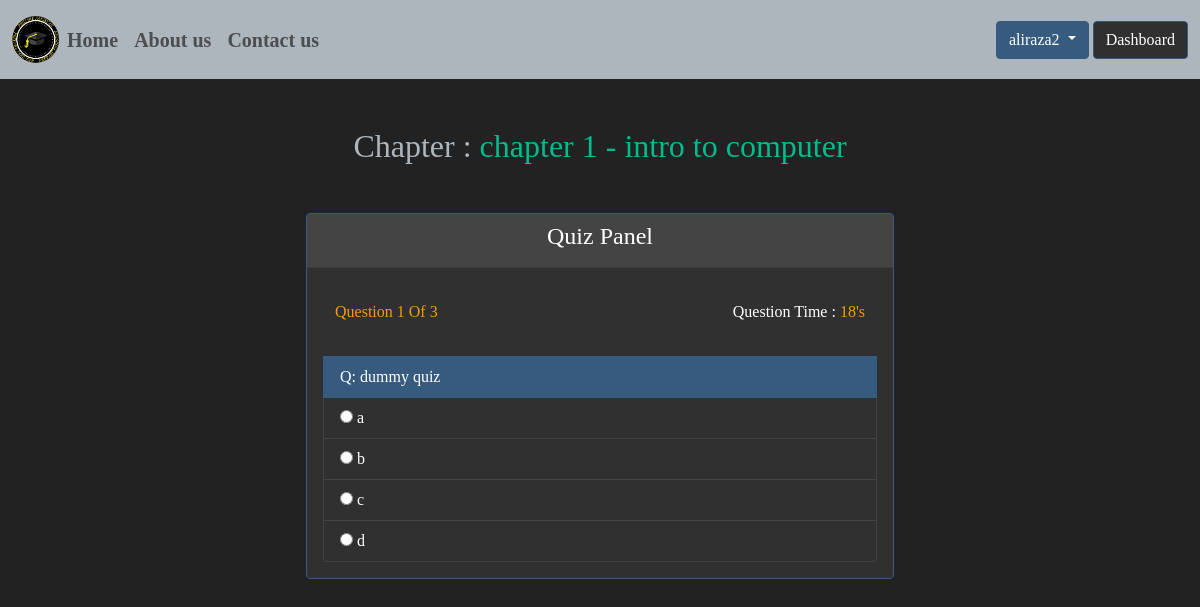
/quiz-panel.php?quiz_id=19&&question_no=1 (signed in), run on the app's committed database.
### tables this page shows
CREATE TABLE `users` (
  `id` int(5) NOT NULL,
  `username` varchar(50) NOT NULL,
  `fullname` varchar(255) NOT NULL,
  `email` varchar(200) NOT NULL,
  `password` varchar(64) NOT NULL,
  `type` int(2) NOT NULL,
  `phone` varchar(100) NOT NULL,
  `bio` varchar(500) NOT NULL,
  `street` varchar(500) NOT NULL,
  `city` varchar(100) NOT NULL,
  `state` varchar(20) NOT NULL,
  `zipcode` varchar(20) NOT NULL,
  `token` varchar(500) NOT NULL
);

CREATE TABLE `chapters` (
  `id` int(20) NOT NULL,
  `name` varchar(255) NOT NULL,
  `chapter_file` varchar(500) NOT NULL,
  `subject_id` int(20) NOT NULL,
  `user_id` int(20) NOT NULL
);

CREATE TABLE `questions` (
  `id` int(20) NOT NULL,
  `question` varchar(255) NOT NULL,
  `option1` varchar(50) NOT NULL,
  `option2` varchar(50) NOT NULL,
  `option3` varchar(50) NOT NULL,
  `option4` varchar(50) NOT NULL,
  `correct_answer` varchar(50) NOT NULL,
  `quiz_id` int(20) NOT NULL,
  `user_id` int(20) NOT NULL
);

### quiz-panel.php (the view, shortened to what this page needs)
<?php
include "database/connection.php";
if (isset($_SESSION['loggedIn'])) {
    $session_email = $_SESSION['loggedIn'];
    $user_query = "SELECT * FROM users WHERE email = '$session_email'";
    $user_result = mysqli_query($conn, $user_query);
    $user_data = mysqli_fetch_assoc($user_result);
    $db_type = $user_data['type'];
    if ($db_type == 1) {
?>
        <!DOCTYPE html>
        <html lang="en">
        <head>
            <link rel="stylesheet" href="css/bootstrap.min.css">
            <link rel="stylesheet" href="css/userDashboard.css">
            <link rel="stylesheet" href="https://cdn.jsdelivr.net/npm/bootstrap-icons@1.5.0/font/bootstrap-icons.css">
        </head>
        <body>
            <?php include "includes/header.php"; ?>
            <div class="container-fluid">
                <?php
                $question_count = $_REQUEST['question_no'];
                if (isset($_GET['quiz_id'])) {
                    $quiz_id = $_GET['quiz_id'];
                    $chapter_id = mysqli_query($conn, "SELECT * FROM quizes WHERE id = '$quiz_id'");
                    $fetch_chapter_id = mysqli_fetch_assoc($chapter_id)['chapter_id'];
                    $chapters = mysqli_query($conn, "SELECT * FROM chapters WHERE id = '$fetch_chapter_id'");
                    $chapter_data = mysqli_fetch_assoc($chapters);
                    $chapter_name = $chapter_data['name'];
                ?>
                    <h3 class="text-light text-center m-5">Chapter : <span class="text-success"><?php echo $chapter_name; ?></span></h3>
                    <div class="card border-primary m-auto" style="width:50%">
                        <div class="card-header text-center">
                            <h4>Quiz Panel</h4>
                        </div>
                        <div class="card-body">
                            <?php
                            $questions = mysqli_query($conn, "SELECT * FROM questions WHERE quiz_id = '$quiz_id' ORDER BY RAND() LIMIT 3");
                            $total_no_questions = mysqli_num_rows($questions);
                            $ques = [0];
                            while ($q = mysqli_fetch_assoc($questions)) {
                                $ques[] = $q;
                            }
                            ?>
                            <form action="" method="post">
                                <div class="list-group">
                                    <br>
                                    <div class="container d-flex justify-content-between">
                                        <div>
                                            <span class="text-warning" style="position: relative;top:-2rem;"><br>Question <?php echo $question_count . " Of " . $total_no_questions ?></span>
                                        </div>
                                        <div>
                                            <span style="position: relative;top:-0.5rem">
                                                Question Time : <span class="text-warning" id="question_timer"></span>
                                            </span>
                                        </div>
                                    </div>
                                    <span class="list-group-item list-group-item-action active">Q: <?php echo $ques[$question_count]['question'] ?></span>
                                    <span class="list-group-item list-group-item-action"><input type="radio" name="options" class="options" value="<?php echo $ques[$question_count]['option1'] ?>" /> <?php echo $ques[$question_count]['option1'] ?></span>
                                    <span class="list-group-item list-group-item-action"><input type="radio" name="options" class="options" value="<?php echo $ques[$question_count]['option2'] ?>" /> <?php echo $ques[$question_count]['option2'] ?></span>
                                    <span class="list-group-item list-group-item-action"><input type="radio" name="options" class="options" value="<?php echo $ques[$question_count]['option3'] ?>" /> <?php echo $ques[$question_count]['option3'] ?></span>
                                    <span class="list-group-item list-group-item-action"><input type="radio" name="options" class="options" value="<?php echo $ques[$question_count]['option4'] ?>" /> <?php echo $ques[$question_count]['option4'] ?></span>
                                </div>
                            </form>
                        </div>
                    </div>
                <?php
                }
                ?>
            </div>
        </body>
        </html>
<?php
    } else {
        header("Location: admin-dashboard.php");
    }
} else {
    header("Location: login-form.php");
}
?>

### includes/header.php (shortened to what this page needs)
<?php
include "database/connection.php";
?>
<link rel="stylesheet" href="../css/header.css">
<nav class="navbar navbar-expand-lg navbar-light bg-light" style="font-weight:bold">
  <div class="container-fluid">
    <img src="images/logo.png" alt="Logo is here" width="4%">
    <?php
    if (isset($_SESSION['loggedIn'])) {
      $sql_user = mysqli_query($conn, "SELECT * FROM users WHERE email = '$_SESSION[loggedIn]'");
      $fetch_data = mysqli_fetch_assoc($sql_user);
      if ($fetch_data['type'] == 1) {
    ?>
        <div class="collapse navbar-collapse" id="navbarColor01">
          <ul class="navbar-nav me-auto float-right">
            <li class="nav-item">
              <a class="nav-link" href="/prepare-pakistan">Home
              </a>
            </li>
            <li class="nav-item">
              <a class="nav-link" href="about-us.php">About us</a>
            </li>
            <li class="nav-item">
              <a class="nav-link" href="contact-us.php">Contact us</a>
            </li>
          </ul>
        </div>
      <?php
      } else {
        echo "";
      }
    }
    ?>
    <div class="auth">
      <?php
      if (isset($_SESSION['loggedIn'])) {
      ?>
        <div class="dropdown mr-5">
          <button class="btn btn-primary dropdown-toggle" type="button" id="dropdownMenuButton" data-toggle="dropdown" aria-haspopup="true" aria-expanded="false">
            <?php
            echo $fetch_username = $fetch_data['username'];
            ?>
          </button>
          <a href="user-dashboard.php" class="btn btn-primary bg-dark text-ligh" type="button">Dashboard</a>
        </div>
      <?php
      }
      ?>
    </div>
  </div>
</nav>

### css/userDashboard.css (style rules this page uses)
* { padding:0; margin:0; font-family: montserrat; }
body { background-color: #222222; }

### css/header.css (style rules this page uses)
.auth { float: right; }

### quiz-panel.php (style rules this page uses)
body { overflow-x: hidden; }

### includes/header.php (style rules this page uses)
.nav-link { font-size: 20px; }

### data on the page
users: username "aliraza2"
chapters: name "chapter 1 - intro to computer"
questions: question "dummy quiz", option1 "a", option2 "b", option3 "c", option4 "d"

### other printed values
$question_count "1"
$total_no_questions "3"
